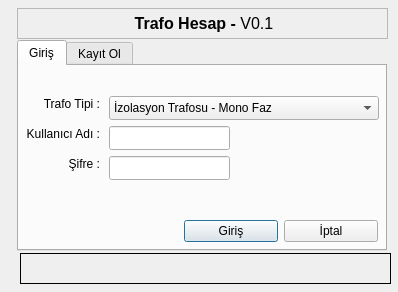
<?xml version="1.0" encoding="UTF-8"?>
<ui version="4.0">
 <class>Dialog</class>
 <widget class="QDialog" name="Dialog">
  <property name="geometry">
   <rect>
    <x>0</x>
    <y>0</y>
    <width>398</width>
    <height>292</height>
   </rect>
  </property>
  <property name="windowTitle">
   <string>Trafo Hesaplama Kullanıcı Girişi @ Certificated</string>
  </property>
  <widget class="QTabWidget" name="tabWidget">
   <property name="geometry">
    <rect>
     <x>17</x>
     <y>40</y>
     <width>370</width>
     <height>211</height>
    </rect>
   </property>
   <property name="currentIndex">
    <number>0</number>
   </property>
   <widget class="QWidget" name="tab">
    <attribute name="icon">
     <iconset resource="icons.qrc">
      <normaloff>:/staticfiles/icons/Users.png</normaloff>:/staticfiles/icons/Users.png</iconset>
    </attribute>
    <attribute name="title">
     <string>Giriş</string>
    </attribute>
    <widget class="QLabel" name="label">
     <property name="geometry">
      <rect>
       <x>0</x>
       <y>60</y>
       <width>81</width>
       <height>16</height>
      </rect>
     </property>
     <property name="text">
      <string>Kullanıcı Adı :</string>
     </property>
     <property name="alignment">
      <set>Qt::AlignRight|Qt::AlignTrailing|Qt::AlignVCenter</set>
     </property>
    </widget>
    <widget class="QLineEdit" name="lineEdit">
     <property name="geometry">
      <rect>
       <x>90</x>
       <y>60</y>
       <width>121</width>
       <height>24</height>
      </rect>
     </property>
    </widget>
    <widget class="QLineEdit" name="lineEdit_2">
     <property name="geometry">
      <rect>
       <x>90</x>
       <y>90</y>
       <width>121</width>
       <height>24</height>
      </rect>
     </property>
     <property name="echoMode">
      <enum>QLineEdit::Password</enum>
     </property>
    </widget>
    <widget class="QLabel" name="label_2">
     <property name="geometry">
      <rect>
       <x>0</x>
       <y>90</y>
       <width>81</width>
       <height>16</height>
      </rect>
     </property>
     <property name="text">
      <string>Şifre :</string>
     </property>
     <property name="alignment">
      <set>Qt::AlignRight|Qt::AlignTrailing|Qt::AlignVCenter</set>
     </property>
    </widget>
    <widget class="QWidget" name="horizontalLayoutWidget">
     <property name="geometry">
      <rect>
       <x>165</x>
       <y>150</y>
       <width>194</width>
       <height>31</height>
      </rect>
     </property>
     <layout class="QHBoxLayout" name="horizontalLayout">
      <item>
       <widget class="QPushButton" name="pb_login">
        <property name="text">
         <string>Giriş</string>
        </property>
       </widget>
      </item>
      <item>
       <widget class="QPushButton" name="pb_cancel2">
        <property name="text">
         <string>İptal</string>
        </property>
       </widget>
      </item>
     </layout>
    </widget>
    <widget class="QComboBox" name="comboBox_2">
     <property name="geometry">
      <rect>
       <x>90</x>
       <y>30</y>
       <width>270</width>
       <height>24</height>
      </rect>
     </property>
     <item>
      <property name="text">
       <string>İzolasyon Trafosu - Mono Faz</string>
      </property>
     </item>
     <item>
      <property name="text">
       <string>İzolasyon Trafosu - Tri Faz</string>
      </property>
     </item>
     <item>
      <property name="text">
       <string>Şönt Trafo - Mono Faz</string>
      </property>
     </item>
     <item>
      <property name="text">
       <string>Şönt Trafo - Tri Faz</string>
      </property>
     </item>
     <item>
      <property name="text">
       <string>Şok Trafo - Mono Faz</string>
      </property>
     </item>
     <item>
      <property name="text">
       <string>Şok Trafo - Tri Faz</string>
      </property>
     </item>
     <item>
      <property name="text">
       <string>Oto Trafosu - Mono Faz</string>
      </property>
     </item>
     <item>
      <property name="text">
       <string>Oto Trafosu - Tri Faz</string>
      </property>
     </item>
     <item>
      <property name="text">
       <string>Harmonik Trafo</string>
      </property>
     </item>
     <item>
      <property name="text">
       <string>UPS Trafosu</string>
      </property>
     </item>
     <item>
      <property name="text">
       <string>MonoUI</string>
      </property>
     </item>
    </widget>
    <widget class="QLabel" name="label_9">
     <property name="geometry">
      <rect>
       <x>0</x>
       <y>30</y>
       <width>81</width>
       <height>16</height>
      </rect>
     </property>
     <property name="text">
      <string>Trafo Tipi :</string>
     </property>
     <property name="alignment">
      <set>Qt::AlignRight|Qt::AlignTrailing|Qt::AlignVCenter</set>
     </property>
    </widget>
   </widget>
   <widget class="QWidget" name="tab_2">
    <attribute name="icon">
     <iconset resource="icons.qrc">
      <normaloff>:/staticfiles/icons/login.png</normaloff>:/staticfiles/icons/login.png</iconset>
    </attribute>
    <attribute name="title">
     <string>Kayıt Ol</string>
    </attribute>
    <widget class="QLineEdit" name="lineEdit_3">
     <property name="geometry">
      <rect>
       <x>140</x>
       <y>60</y>
       <width>181</width>
       <height>24</height>
      </rect>
     </property>
     <property name="placeholderText">
      <string>username</string>
     </property>
    </widget>
    <widget class="QLabel" name="label_3">
     <property name="geometry">
      <rect>
       <x>50</x>
       <y>90</y>
       <width>81</width>
       <height>16</height>
      </rect>
     </property>
     <property name="text">
      <string>Şifre</string>
     </property>
    </widget>
    <widget class="QLabel" name="label_4">
     <property name="geometry">
      <rect>
       <x>50</x>
       <y>60</y>
       <width>81</width>
       <height>16</height>
      </rect>
     </property>
     <property name="text">
      <string>Kullanıcı Adı</string>
     </property>
    </widget>
    <widget class="QLineEdit" name="lineEdit_4">
     <property name="geometry">
      <rect>
       <x>140</x>
       <y>90</y>
       <width>181</width>
       <height>24</height>
      </rect>
     </property>
     <property name="maxLength">
      <number>20</number>
     </property>
     <property name="echoMode">
      <enum>QLineEdit::Password</enum>
     </property>
     <property name="placeholderText">
      <string>password</string>
     </property>
    </widget>
    <widget class="QLabel" name="label_5">
     <property name="geometry">
      <rect>
       <x>50</x>
       <y>120</y>
       <width>81</width>
       <height>16</height>
      </rect>
     </property>
     <property name="text">
      <string>Şifre Tekrar</string>
     </property>
    </widget>
    <widget class="QLineEdit" name="lineEdit_5">
     <property name="geometry">
      <rect>
       <x>140</x>
       <y>120</y>
       <width>181</width>
       <height>24</height>
      </rect>
     </property>
     <property name="echoMode">
      <enum>QLineEdit::Password</enum>
     </property>
     <property name="placeholderText">
      <string>re-password</string>
     </property>
    </widget>
    <widget class="QComboBox" name="comboBox">
     <property name="geometry">
      <rect>
       <x>140</x>
       <y>30</y>
       <width>181</width>
       <height>24</height>
      </rect>
     </property>
     <item>
      <property name="text">
       <string>Standart</string>
      </property>
     </item>
     <item>
      <property name="text">
       <string>Yönetici</string>
      </property>
     </item>
    </widget>
    <widget class="QPushButton" name="pb_save">
     <property name="geometry">
      <rect>
       <x>187</x>
       <y>153</y>
       <width>80</width>
       <height>25</height>
      </rect>
     </property>
     <property name="text">
      <string>Kaydet</string>
     </property>
    </widget>
    <widget class="QPushButton" name="pb_cancel">
     <property name="geometry">
      <rect>
       <x>277</x>
       <y>153</y>
       <width>80</width>
       <height>25</height>
      </rect>
     </property>
     <property name="text">
      <string>İptal</string>
     </property>
    </widget>
   </widget>
  </widget>
  <widget class="QLabel" name="label_7">
   <property name="geometry">
    <rect>
     <x>17</x>
     <y>8</y>
     <width>371</width>
     <height>31</height>
    </rect>
   </property>
   <property name="frameShape">
    <enum>QFrame::StyledPanel</enum>
   </property>
   <property name="text">
    <string>&lt;html&gt;&lt;head/&gt;&lt;body&gt;&lt;p align=&quot;center&quot;&gt;&lt;span style=&quot; font-size:12pt; font-weight:600;&quot;&gt;Trafo Hesap - &lt;/span&gt;&lt;span style=&quot; font-size:12pt;&quot;&gt;V0.1&lt;/span&gt;&lt;/p&gt;&lt;/body&gt;&lt;/html&gt;</string>
   </property>
  </widget>
  <widget class="QLabel" name="label_6">
   <property name="geometry">
    <rect>
     <x>20</x>
     <y>253</y>
     <width>371</width>
     <height>31</height>
    </rect>
   </property>
   <property name="frameShape">
    <enum>QFrame::Box</enum>
   </property>
   <property name="text">
    <string/>
   </property>
  </widget>
  <widget class="QLabel" name="label_8">
   <property name="geometry">
    <rect>
     <x>14</x>
     <y>7</y>
     <width>31</width>
     <height>31</height>
    </rect>
   </property>
   <property name="text">
    <string/>
   </property>
   <property name="pixmap">
    <pixmap>:/staticfiles/icons/stock6.png</pixmap>
   </property>
   <property name="scaledContents">
    <bool>true</bool>
   </property>
  </widget>
 </widget>
 <resources>
  <include location="icons.qrc"/>
 </resources>
 <connections/>
</ui>
